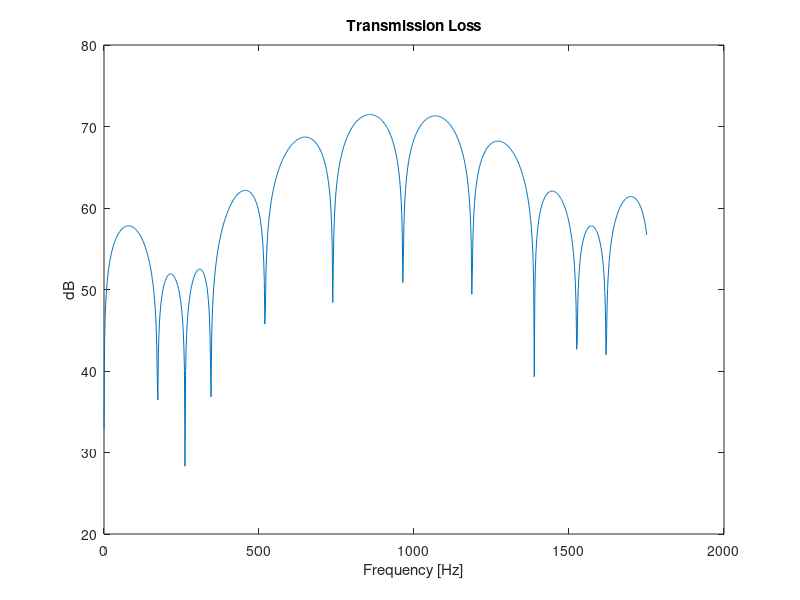

Recreate this plot in MATLAB.
% Transmission Loss of Muffler
clear all; close all; clc;

rho=6; c= 486; % c [m/s] rho dihitung utk F=600 Fahrenheit

% cross-sectional area of pipe
a1=0.025;    s1=pi*a1^2;   % m
a2=0.055;    s2=pi*a2^2;
a3=0.025;    s3=pi*a3^2;

L1=0.5; % m
L2=0.15;
L3=0.1;

freq=linspace(1,11000,1000);

for ii=1:1000
    w=freq(ii); 
    k=w/c;
    f(ii)=w/(2*pi);
    
    % with muffler
    Tout=[1; 1]; % dummy value
    
    T1=[cos(k*L1)   j*rho*c/s1*sin(k*L1); j*s1/(rho*c)*sin(k*L1)  cos(k*L1)];
    T2=[cos(k*L2)   j*rho*c/s2*sin(k*L2); j*s2/(rho*c)*sin(k*L2)  cos(k*L2)];
    T3=[cos(k*L3)   j*rho*c/s3*sin(k*L3); j*s3/(rho*c)*sin(k*L3)  cos(k*L3)];
    
    T_tot_1= T1 * T2 * T3;
    
    Tin= T_tot_1*Tout;
    
    Powin(ii)= 0.5 * Tin (1,1) * Tin (2,1);
    Powout(ii)= 0.5 * Tout (1,1) * Tout (2,1);    
end

loss = -10*log10(Powout./Powin);

plot(f, loss)
xlabel('Frequency [Hz]')
ylabel('dB')
title('Transmission Loss')